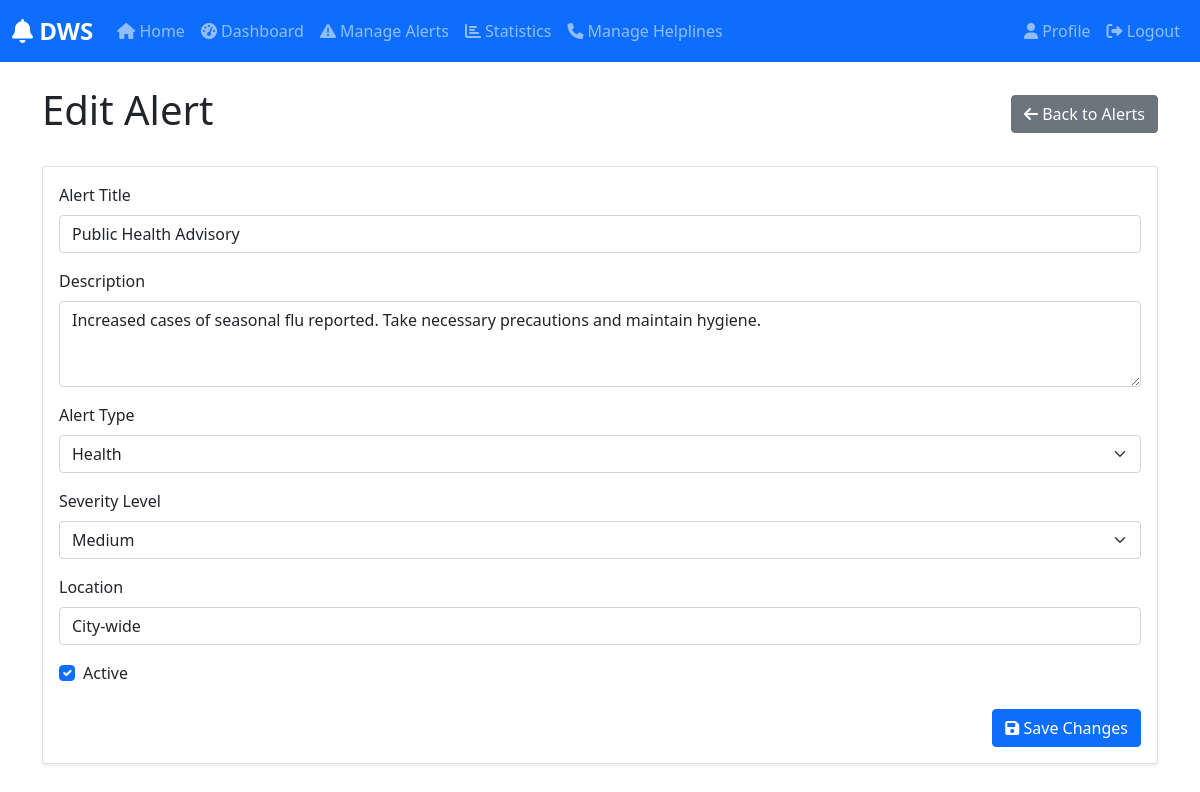
/admin/edit-alert/160 (signed in), run on the app's committed database.
### app/models/alert.py (models this page shows, shortened)
class Alert(db.Model):
    id = db.Column(db.Integer, primary_key=True)
    title = db.Column(db.String(100), nullable=False)
    description = db.Column(db.Text, nullable=False)
    alert_type = db.Column(db.String(20), nullable=False)
    severity = db.Column(db.String(20), nullable=False)
    location = db.Column(db.String(100), nullable=False)
    created_at = db.Column(db.DateTime, default=datetime.utcnow)
    expires_at = db.Column(db.DateTime)
    is_active = db.Column(db.Boolean, default=True)
    created_by = db.Column(db.Integer, db.ForeignKey('user.id'), nullable=False)
    resolved_at = db.Column(db.DateTime)
    resolved_by = db.Column(db.Integer, db.ForeignKey('user.id'))
    temperature = db.Column(db.Float)
    humidity = db.Column(db.Integer)
    wind_speed = db.Column(db.Float)

### app/routes/admin.py (the view, shortened to what this page needs)
@bp.route('/edit-alert/<int:alert_id>', methods=['GET', 'POST'])
@login_required
@admin_required
def edit_alert(alert_id):
    alert = Alert.query.get_or_404(alert_id)
    return render_template('admin/edit_alert.html', alert=alert)

### app/models/user.py (called while the page is built)
@login_manager.user_loader
def load_user(id):
    return User.query.get(int(id))

### app/routes/admin.py (called while the page is built)
def admin_required(f):
    @wraps(f)
    def decorated_function(*args, **kwargs):
        if not current_user.is_authenticated or not current_user.is_admin:
            flash('You do not have permission to access this page.', 'error')
            return redirect(url_for('main.index'))
        return f(*args, **kwargs)
    return decorated_function

### app/templates/admin/edit_alert.html (shortened to what this page needs)
{% extends "base.html" %}
{% block content %}
<div class="container mt-4">
    <div class="d-flex justify-content-between align-items-center mb-4">
        <h1>Edit Alert</h1>
        <a href="{{ url_for('admin.manage_alerts') }}" class="btn btn-secondary">
            <i class="fas fa-arrow-left"></i> Back to Alerts
        </a>
    </div>
    <div class="card shadow-sm">
        <div class="card-body">
            <form method="POST">
                <div class="mb-3">
                    <label for="title" class="form-label">Alert Title</label>
                    <input type="text" class="form-control" id="title" name="title" value="{{ alert.title }}" required>
                </div>
                <div class="mb-3">
                    <label for="description" class="form-label">Description</label>
                    <textarea class="form-control" id="description" name="description" rows="3" required>{{ alert.description }}</textarea>
                </div>
                <div class="mb-3">
                    <label for="alert_type" class="form-label">Alert Type</label>
                    <select class="form-select" id="alert_type" name="alert_type" required>
                        <option value="health" {% if alert.alert_type == 'health' %}selected{% endif %}>Health</option>
                    </select>
                </div>
                <div class="mb-3">
                    <label for="severity" class="form-label">Severity Level</label>
                    <select class="form-select" id="severity" name="severity" required>
                        <option value="medium" {% if alert.severity == 'medium' %}selected{% endif %}>Medium</option>
                    </select>
                </div>
                <div class="mb-3">
                    <label for="location" class="form-label">Location</label>
                    <input type="text" class="form-control" id="location" name="location" value="{{ alert.location }}" required>
                </div>
                <div class="mb-3">
                    <div class="form-check">
                        <input class="form-check-input" type="checkbox" id="is_active" name="is_active" {% if alert.is_active %}checked{% endif %}>
                        <label class="form-check-label" for="is_active">Active</label>
                    </div>
                </div>
                <div class="d-grid gap-2 d-md-flex justify-content-md-end mt-4">
                    <button type="submit" class="btn btn-primary">
                        <i class="fas fa-save"></i> Save Changes
                    </button>
                </div>
            </form>
        </div>
    </div>
</div>
{% endblock %}

### app/templates/base.html (style rules this page uses)
:root { --primary-color: #007bff; --primary-dark: #0056b3; --success-color: #28a745; --warning-color: #ffc107; --danger-color: #dc3545; --light-gray: #f8f9fa; }

### data on the page
Alert: title "Public Health Advisory", description "Increased cases of seasonal flu reported. Take necessary precautions and maintain hygiene.", alert_type "Health", severity "Medium", location "City-wide", is_active "☑"
